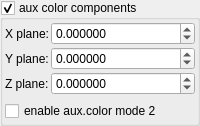
    <widget class="MyGroupBox" name="groupCheck_fold_color_aux_color_enabled_false">
     <property name="title">
      <string>aux color components&amp;</string>
     </property>
     <property name="checkable">
      <bool>true</bool>
     </property>
     <layout class="QVBoxLayout" name="verticalLayout_10">
      <property name="leftMargin">
       <number>2</number>
      </property>
      <property name="topMargin">
       <number>2</number>
      </property>
      <property name="rightMargin">
       <number>2</number>
      </property>
      <property name="bottomMargin">
       <number>2</number>
      </property>
      <item>
       <layout class="QGridLayout" name="gridLayout_16" columnstretch="0,1">
        <property name="spacing">
         <number>2</number>
        </property>
        <item row="2" column="0">
         <widget class="QLabel" name="label_42">
          <property name="text">
           <string>Z plane:</string>
          </property>
         </widget>
        </item>
        <item row="0" column="0">
         <widget class="QLabel" name="label_34">
          <property name="text">
           <string>X plane:</string>
          </property>
         </widget>
        </item>
        <item row="0" column="1">
         <widget class="MyDoubleSpinBox" name="spinbox4_mandelbox_color_4D_x">
          <property name="sizePolicy">
           <sizepolicy hsizetype="Minimum" vsizetype="Maximum">
            <horstretch>0</horstretch>
            <verstretch>0</verstretch>
           </sizepolicy>
          </property>
          <property name="prefix">
           <string/>
          </property>
          <property name="suffix">
           <string/>
          </property>
          <property name="decimals">
           <number>6</number>
          </property>
          <property name="minimum">
           <double>-100.000000000000000</double>
          </property>
          <property name="maximum">
           <double>100.000000000000000</double>
          </property>
          <property name="singleStep">
           <double>0.100000000000000</double>
          </property>
         </widget>
        </item>
        <item row="1" column="0">
         <widget class="QLabel" name="label_43">
          <property name="text">
           <string>Y plane:</string>
          </property>
         </widget>
        </item>
        <item row="2" column="1">
         <widget class="MyDoubleSpinBox" name="spinbox4_mandelbox_color_4D_z">
          <property name="sizePolicy">
           <sizepolicy hsizetype="Minimum" vsizetype="Maximum">
            <horstretch>0</horstretch>
            <verstretch>0</verstretch>
           </sizepolicy>
          </property>
          <property name="prefix">
           <string/>
          </property>
          <property name="suffix">
           <string/>
          </property>
          <property name="decimals">
           <number>6</number>
          </property>
          <property name="minimum">
           <double>-100.000000000000000</double>
          </property>
          <property name="maximum">
           <double>100.000000000000000</double>
          </property>
          <property name="singleStep">
           <double>0.100000000000000</double>
          </property>
         </widget>
        </item>
        <item row="1" column="1">
         <widget class="MyDoubleSpinBox" name="spinbox4_mandelbox_color_4D_y">
          <property name="sizePolicy">
           <sizepolicy hsizetype="Minimum" vsizetype="Maximum">
            <horstretch>0</horstretch>
            <verstretch>0</verstretch>
           </sizepolicy>
          </property>
          <property name="prefix">
           <string/>
          </property>
          <property name="suffix">
           <string/>
          </property>
          <property name="decimals">
           <number>6</number>
          </property>
          <property name="minimum">
           <double>-100.000000000000000</double>
          </property>
          <property name="maximum">
           <double>100.000000000000000</double>
          </property>
          <property name="singleStep">
           <double>0.100000000000000</double>
          </property>
         </widget>
        </item>
       </layout>
      </item>
      <item>
       <widget class="MyCheckBox" name="checkBox_transf_function_enabledCx_false">
        <property name="text">
         <string>enable aux.color mode 2</string>
        </property>
       </widget>
      </item>
     </layout>
    </widget>
